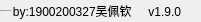
              <widget class="QFrame" name="bottomBar">
               <property name="minimumSize">
                <size>
                 <width>0</width>
                 <height>22</height>
                </size>
               </property>
               <property name="maximumSize">
                <size>
                 <width>16777215</width>
                 <height>22</height>
                </size>
               </property>
               <property name="frameShape">
                <enum>QFrame::NoFrame</enum>
               </property>
               <property name="frameShadow">
                <enum>QFrame::Raised</enum>
               </property>
               <layout class="QHBoxLayout" name="horizontalLayout_5">
                <property name="spacing">
                 <number>0</number>
                </property>
                <property name="leftMargin">
                 <number>0</number>
                </property>
                <property name="topMargin">
                 <number>0</number>
                </property>
                <property name="rightMargin">
                 <number>0</number>
                </property>
                <property name="bottomMargin">
                 <number>0</number>
                </property>
                <item>
                 <widget class="QLabel" name="statusLabel">
                  <property name="maximumSize">
                   <size>
                    <width>16777215</width>
                    <height>16</height>
                   </size>
                  </property>
                  <property name="font">
                   <font>
                    <family>Segoe UI</family>
                    <pointsize>-1</pointsize>
                    <italic>false</italic>
                    <bold>false</bold>
                   </font>
                  </property>
                  <property name="text">
                   <string>webCameraIP:192.168.0.1</string>
                  </property>
                  <property name="alignment">
                   <set>Qt::AlignLeading|Qt::AlignLeft|Qt::AlignVCenter</set>
                  </property>
                 </widget>
                </item>
                <item>
                 <widget class="QLabel" name="versionLabel">
                  <property name="text">
                   <string>by:1900200327吴佩钦     v1.9.0</string>
                  </property>
                  <property name="alignment">
                   <set>Qt::AlignRight|Qt::AlignTrailing|Qt::AlignVCenter</set>
                  </property>
                 </widget>
                </item>
                <item>
                 <widget class="QFrame" name="frame_size_grip">
                  <property name="minimumSize">
                   <size>
                    <width>20</width>
                    <height>0</height>
                   </size>
                  </property>
                  <property name="maximumSize">
                   <size>
                    <width>20</width>
                    <height>16777215</height>
                   </size>
                  </property>
                  <property name="cursor">
                   <cursorShape>SizeFDiagCursor</cursorShape>
                  </property>
                  <property name="styleSheet">
                   <string notr="true">background-image: url(:/icons/static/icons/size.png)</string>
                  </property>
                  <property name="frameShape">
                   <enum>QFrame::NoFrame</enum>
                  </property>
                  <property name="frameShadow">
                   <enum>QFrame::Raised</enum>
                  </property>
                 </widget>
                </item>
               </layout>
              </widget>
